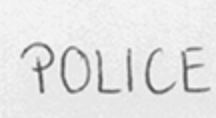
#> input picture backend/atest/3.png, 216 x 118 px
$ python test.py
#> lines starting #> are read from the running program, lines starting #| are printed output that depends on the picture; after the words box and inside, x2 and y2 are one past the last pixel; in counts of white or black regions, pixels touching at a corner belong together; long printed decimals are rounded
import cv2
import numpy as np
import matplotlib.pyplot as plt
import math


def compute_vertical_stroke_proportion(image_path, debug=False):
    # Read the image
#> called with image_path = 'atest/3.png', debug = True
    img = cv2.imread(image_path)
#> img is the input picture: shape (118, 216, 3); min 79, max 249, mean 227.4
    if img is None:
        raise FileNotFoundError(f"Image file not found: {image_path}")

    # Convert to grayscale
    gray = cv2.cvtColor(img, cv2.COLOR_BGR2GRAY)

    # Apply thresholding to get binary image
    _, binary = cv2.threshold(gray, 0, 255, cv2.THRESH_BINARY_INV+cv2.THRESH_OTSU)
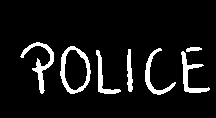
#> binary: shape (118, 216); 8% white; 7 white regions, largest, box (x1, y1, x2, y2) and area: (60, 46, 91, 94) 456, (20, 42, 54, 94) 416, (181, 51, 210, 93) 343

    # Find connected components (letters or parts of letters)
    num_labels, labels, stats, centroids = cv2.connectedComponentsWithStats(binary, connectivity=8)
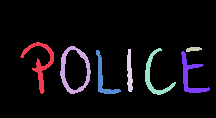
#> labels: shape (118, 216) int32; 8 distinct labels, from 0 to 7; one colour per label, 0 black
#> num_labels = 8; stats = [[0, 0, 216, 118, 23454], [20, 42, 34, 52, 416], [60, 46, 31, 48, 456], [186, 47, 16, 5, 58], [127, 49, 6, 43, 182], [145, 48, 31, 47, 317], [96, 50, 25, 44, 262], [181, 51, 29, 42, 343]]; centroids = [[107.2, 57.44], [40.05, 62.69], [73.97, 69.57], [193.1, 48.76], [129.2, 71.39], [154.3, 75.96], [102.9, 77.65], [190, 75.43]]

    # Extract bounding box information for each component
    boxes = []
    for i in range(1, num_labels):  # Skip background (label 0)
        x = stats[i, cv2.CC_STAT_LEFT]
        y = stats[i, cv2.CC_STAT_TOP]
        w = stats[i, cv2.CC_STAT_WIDTH]
        h = stats[i, cv2.CC_STAT_HEIGHT]
        # Filter out noise (very small components)
        if h > 5 and w > 5:
            boxes.append((x, y, w, h))
#> this loop made 7 passes
#> (x, y, w, h) on passes 1 to 7: (20, 42, 34, 52), (60, 46, 31, 48), (186, 47, 16, 5), (127, 49, 6, 43), (145, 48, 31, 47), (96, 50, 25, 44), (181, 51, 29, 42)
#> after the loop, boxes = [(20, 42, 34, 52), (60, 46, 31, 48), (127, 49, 6, 43), (145, 48, 31, 47), (96, 50, 25, 44), (181, 51, 29, 42)]

    # Get heights of all connected components
    heights = [h for (x, y, w, h) in boxes]
#> heights = [52, 48, 43, 47, 44, 42]

    results = {}
    if len(heights) > 0:
        heights.sort()
        median_height = np.median(heights)   # approximate x-height (middle zone)
#> median_height = 45.5
        max_height = max(heights)           # height of tallest stroke (ascender or capital)
#> max_height = 52
        ascender_ratio = max_height / median_height if median_height > 0 else 0
#> ascender_ratio = 1.14

        results = {
            "median_height": float(median_height),
            "max_height": float(max_height),
            "ascender_ratio": float(ascender_ratio)
        }
#> results = {'median_height': 45.5, 'max_height': 52, 'ascender_ratio': 1.14}

        print(f"Ascender-to-xHeight ratio: {ascender_ratio:.2f}")
#| Ascender-to-xHeight ratio: 1.14

    # Debug visualization
    if debug and len(boxes) > 0:
        # Draw bounding boxes on the original image
        img_with_boxes = img.copy()
        for (x, y, w, h) in boxes:
            cv2.rectangle(img_with_boxes, (x, y), (x+w, y+h), (0, 255, 0), 2)
#> this loop made 6 passes
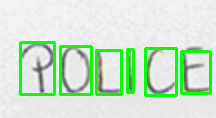
#> img_with_boxes: shape (118, 216, 3); 10.08% of pixels changed, all inside (x1, y1, x2, y2) = (19, 41, 212, 97)

        # Create a figure with subplots
        plt.figure(figsize=(15, 10))

        plt.subplot(131)
        plt.title("Original Image")
        plt.imshow(cv2.cvtColor(img, cv2.COLOR_BGR2RGB))

        plt.subplot(132)
        plt.title("Binary Image")
        plt.imshow(binary, cmap='gray')

        plt.subplot(133)
        plt.title(f"Bounding Boxes (Ascender Ratio: {ascender_ratio:.2f})")
        plt.imshow(cv2.cvtColor(img_with_boxes, cv2.COLOR_BGR2RGB))

        plt.tight_layout()
        plt.show()
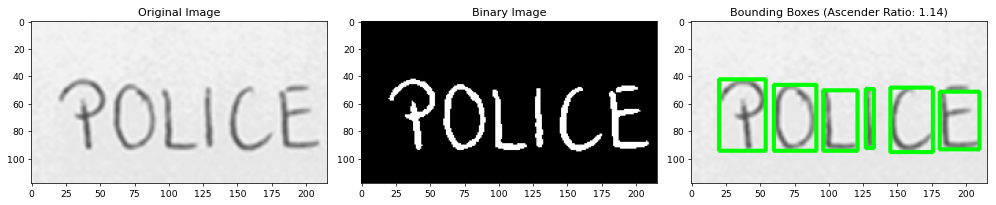
#> figure drawn by matplotlib, 3 panels

    return results

if __name__ == "__main__":
    # Replace with your actual image file
    image_path = "atest/3.png"
    curviness_results = compute_vertical_stroke_proportion(image_path, debug=True)
#> curviness_results has the same summary as results in compute_vertical_stroke_proportion
    print(curviness_results)
#| {'median_height': 45.5, 'max_height': 52.0, 'ascender_ratio': 1.143}

$ run again, with backend/atest/2.png copied over backend/atest/3.png
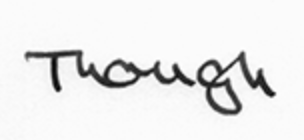
#> input picture backend/atest/2.png, 304 x 140 px
#> in compute_vertical_stroke_proportion, img is the input picture: shape (140, 304, 3); min 3, max 255, mean 234.1
#> binary: shape (140, 304); 8.2% white; 2 white regions, box (x1, y1, x2, y2) and area: (25, 50, 196, 92) 1967, (197, 52, 276, 115) 1502
#> in compute_vertical_stroke_proportion, `num_labels, labels, stats, centroids = cv2.connectedComponentsWithStat..`:
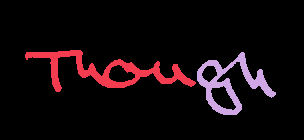
#> labels: shape (140, 304) int32; 3 distinct labels, from 0 to 2; one colour per label, 0 black
#> num_labels = 3; stats = [[0, 0, 304, 140, 39091], [25, 50, 171, 42, 1967], [197, 52, 79, 63, 1502]]; centroids = [[150.7, 68.92], [107.4, 70.28], [230.7, 83.45]]
#> the loop in compute_vertical_stroke_proportion, `for i in range(1, num_labels):` made 2 passes
#> (x, y, w, h) on passes 1 to 2: (25, 50, 171, 42), (197, 52, 79, 63)
#> after the loop in compute_vertical_stroke_proportion, `for i in range(1, num_labels):`: boxes = [(25, 50, 171, 42), (197, 52, 79, 63)]
#> heights = [42, 63]
#> median_height = 52.5
#> max_height = 63
#> ascender_ratio = 1.2
#> results = {'median_height': 52.5, 'max_height': 63, 'ascender_ratio': 1.2}
#| Ascender-to-xHeight ratio: 1.20
#> the loop in compute_vertical_stroke_proportion, `for (x, y, w, h) in boxes:` made 2 passes
#> in compute_vertical_stroke_proportion, `plt.show()`:
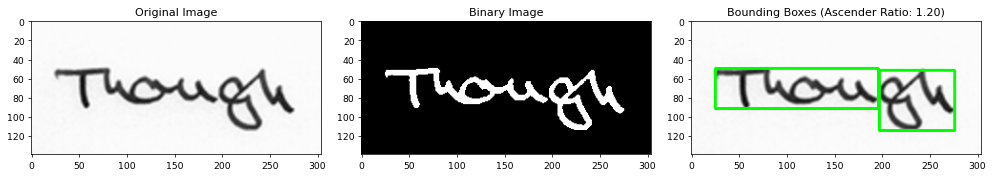
#> figure drawn by matplotlib, 3 panels
#> curviness_results has the same summary as results in compute_vertical_stroke_proportion
#| {'median_height': 52.5, 'max_height': 63.0, 'ascender_ratio': 1.2}

$ run again, with backend/atest/4.png copied over backend/atest/3.png
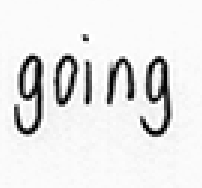
#> input picture backend/atest/4.png, 202 x 188 px
#> in compute_vertical_stroke_proportion, img is the input picture: shape (188, 202, 3); min 0, max 255, mean 229.5
#> binary: shape (188, 202); 9.2% white; 6 white regions, box (x1, y1, x2, y2) and area: (14, 56, 44, 134) 1071, (140, 56, 170, 137) 1008, (53, 56, 77, 107) 567, (107, 56, 134, 104) 567, (86, 62, 92, 104) 234, (83, 34, 89, 41) 30
#> in compute_vertical_stroke_proportion, `num_labels, labels, stats, centroids = cv2.connectedComponentsWithStat..`:
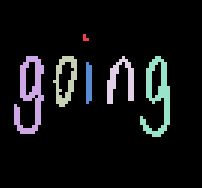
#> labels: shape (188, 202) int32; 7 distinct labels, from 0 to 6; one colour per label, 0 black
#> num_labels = 7; stats = [[0, 0, 202, 188, 34499], [83, 34, 6, 7, 30], [14, 56, 30, 78, 1071], [53, 56, 24, 51, 567], [107, 56, 27, 48, 567], [140, 56, 30, 81, 1008], [86, 62, 6, 42, 234]]; centroids = [[101.4, 93.98], [84.9, 37.6], [29.9, 94.29], [65.19, 79.86], [120.1, 80.1], [157.5, 95.57], [88.38, 82.5]]
#> the loop in compute_vertical_stroke_proportion, `for i in range(1, num_labels):` made 6 passes
#> (x, y, w, h) on passes 1 to 6: (83, 34, 6, 7), (14, 56, 30, 78), (53, 56, 24, 51), (107, 56, 27, 48), (140, 56, 30, 81), (86, 62, 6, 42)
#> after the loop in compute_vertical_stroke_proportion, `for i in range(1, num_labels):`: boxes = [(83, 34, 6, 7), (14, 56, 30, 78), (53, 56, 24, 51), (107, 56, 27, 48), (140, 56, 30, 81), (86, 62, 6, 42)]
#> heights = [7, 78, 51, 48, 81, 42]
#> median_height = 49.5
#> max_height = 81
#> ascender_ratio = 1.64
#> results = {'median_height': 49.5, 'max_height': 81, 'ascender_ratio': 1.64}
#| Ascender-to-xHeight ratio: 1.64
#> the loop in compute_vertical_stroke_proportion, `for (x, y, w, h) in boxes:` made 6 passes
#> in compute_vertical_stroke_proportion, `plt.show()`:
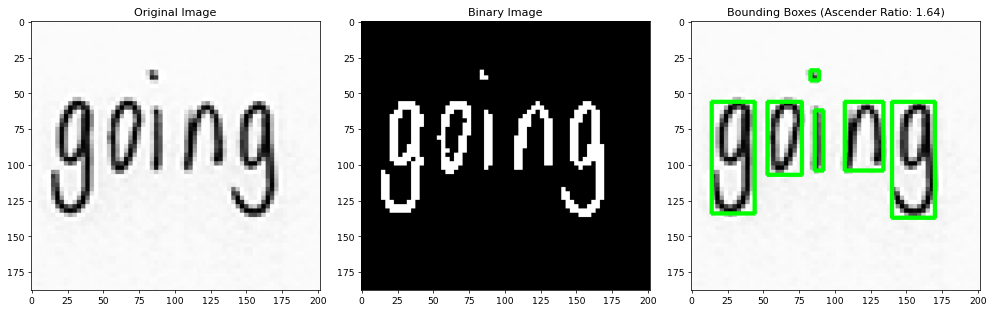
#> figure drawn by matplotlib, 3 panels
#> curviness_results has the same summary as results in compute_vertical_stroke_proportion
#| {'median_height': 49.5, 'max_height': 81.0, 'ascender_ratio': 1.636}
